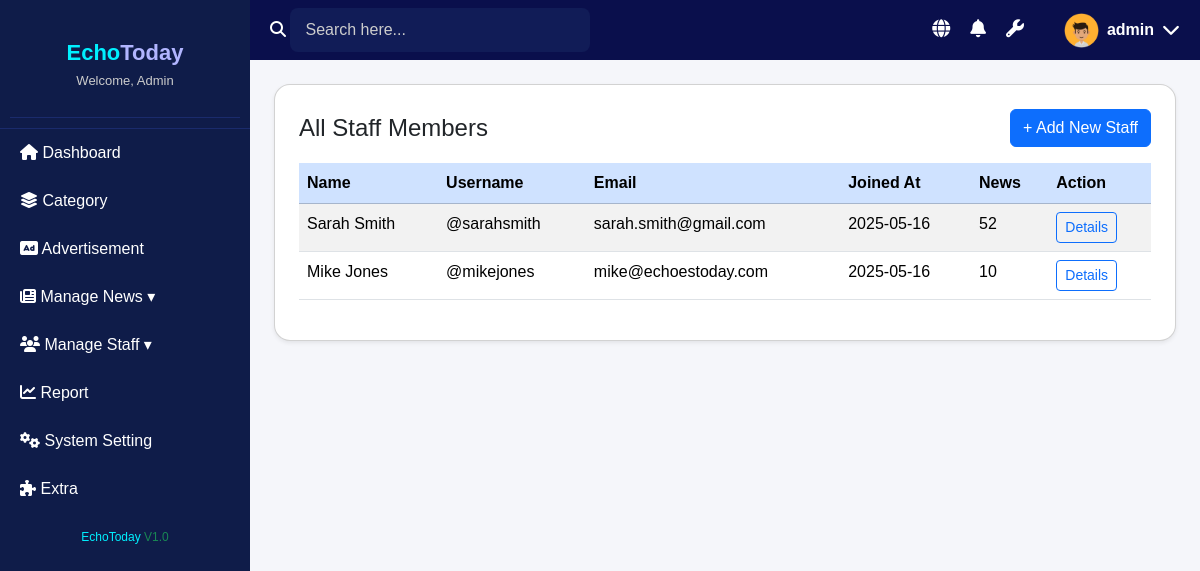
Before: /admin/manage_staff.php with the older database file.
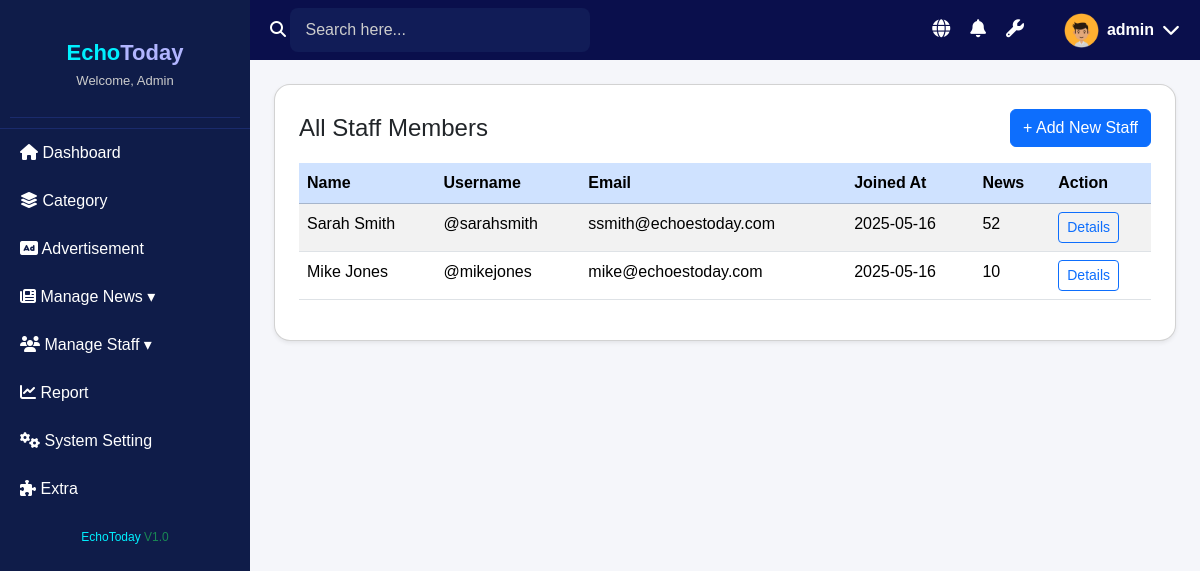
After: the same page with the newer database file.
### tables this page shows
CREATE TABLE `users` (
  `id` int(11) NOT NULL,
  `username` varchar(50) NOT NULL,
  `password` varchar(255) NOT NULL,
  `email` varchar(100) NOT NULL,
  `role` enum('admin','journalist') NOT NULL,
  `first_name` varchar(50) NOT NULL,
  `last_name` varchar(50) NOT NULL,
  `bio` text DEFAULT NULL,
  `profile_image` varchar(255) DEFAULT NULL,
  `status` enum('active','inactive') DEFAULT 'active',
  `created_at` timestamp NOT NULL DEFAULT current_timestamp(),
  `updated_at` timestamp NOT NULL DEFAULT current_timestamp() ON UPDATE current_timestamp()
);

### admin/manage_staff.php (the view, shortened to what this page needs)
<?php
include('../includes/db_connection.php');
$staff_id = isset($_GET['id']) && is_numeric($_GET['id']) ? intval($_GET['id']) : null;
$user = null;
$status = $_GET['status'] ?? 'all';
$search = $_GET['search'] ?? '';
$category = $_GET['category'] ?? '';
$date = $_GET['date'] ?? '';
$categories = mysqli_query($conn, "SELECT id, name FROM categories ORDER BY name");
$pageTitles = [
    'all' => 'All News',
    'published' => 'Approved News',
    'pending_review' => 'Pending News',
    'rejected' => 'Rejected News'
];
?>
<!DOCTYPE html>
<html lang="en">
<head>
  <link rel="stylesheet" href="https://cdn.jsdelivr.net/npm/bootstrap@5.3.2/dist/css/bootstrap.min.css">
  <link rel="stylesheet" href="css/admin_style.css">
  <link rel="stylesheet" href="https://cdnjs.cloudflare.com/ajax/libs/font-awesome/6.0.0-beta3/css/all.min.css">
</head>
<body>
<?php include('admin_header.php'); ?>
<?php include('admin_sidebar.php'); ?>
<div class="main-content px-4 pt-4">
  <div class="card p-4 shadow-sm bg-white rounded-4">
<?php if ($staff_id): ?>
  <?php
    $query = "
      SELECT a.*, u.first_name, u.last_name, c.name AS category_name
      FROM articles a
      LEFT JOIN users u ON a.author_id = u.id
      LEFT JOIN categories c ON a.category_id = c.id
      WHERE a.author_id = $staff_id
    ";
    if ($status !== 'all') {
        $safeStatus = mysqli_real_escape_string($conn, $status);
        $query .= " AND a.status = '$safeStatus'";
    }
    if (!empty($category)) {
        $safe_category = intval($category);
        $query .= " AND a.category_id = $safe_category";
    }
    if (!empty($date)) {
        $dates = explode('-', $date);
        if (count($dates) === 2) {
            $start = trim($dates[0]);
            $end = trim($dates[1]);
            $query .= " AND DATE(a.created_at) BETWEEN '$start' AND '$end'";
        }
    }
    if (!empty($search)) {
        $safe_search = mysqli_real_escape_string($conn, $search);
        $query .= " AND (
            CONCAT(u.first_name, ' ', u.last_name) LIKE '%$safe_search%' OR
            u.username LIKE '%$safe_search%' OR
            u.email LIKE '%$safe_search%' OR
            a.title LIKE '%$safe_search%'
        )";
    }
    $query .= " ORDER BY a.created_at DESC";
    $result = mysqli_query($conn, $query);
    $staffName = $user ? $user['first_name'] . ' ' . $user['last_name'] : 'Staff';
  ?>
  <h4 class="mb-3"><?= $pageTitles[$status] ?? 'News' ?> by <?= htmlspecialchars($staffName) ?></h4>
  <form method="GET" class="row g-3 align-items-end mb-4">
    <input type="hidden" name="status" value="<?= htmlspecialchars($status) ?>">
    <input type="hidden" name="id" value="<?= $staff_id ?>">
    <div class="col-md-3">
      <input type="text" name="search" class="form-control" placeholder="Search..."
        value="<?= htmlspecialchars($search ?: $staffName) ?>">
    </div>
    <div class="col-md-3">
      <select name="category" class="form-select">
        <option value="">All Categories</option>
        <?php while ($cat = mysqli_fetch_assoc($categories)) : ?>
          <option value="<?= $cat['id'] ?>" <?= ($cat['id'] == $category) ? 'selected' : '' ?>>
            <?= htmlspecialchars($cat['name']) ?>
          </option>
        <?php endwhile; ?>
      </select>
    </div>
    <div class="col-md-3">
      <input type="text" name="date" class="form-control" placeholder="Start Date - End Date" value="<?= htmlspecialchars($date) ?>">
    </div>
    <div class="col-md-3">
      <button type="submit" class="btn btn-primary w-100">Filter</button>
    </div>
  </form>
  <table class="table table-striped">
    <thead class="table-primary">
      <tr>
        <th>Date</th>
        <th>Title</th>
        <th>Category</th>
        <th>Views</th>
        <th>Status</th>
      </tr>
    </thead>
    <tbody>
      <?php while ($row = mysqli_fetch_assoc($result)) : ?>
        <tr>
          <td><?= date("M d, Y", strtotime($row['created_at'])) ?></td>
          <td><?= htmlspecialchars($row['title']) ?></td>
          <td><?= htmlspecialchars($row['category_name']) ?></td>
          <td><?= $row['view_count'] ?></td>
          <td><span class="badge bg-<?= $row['status'] === 'published' ? 'success' : ($row['status'] === 'rejected' ? 'danger' : 'warning') ?>">
            <?= ucfirst($row['status']) ?></span></td>
        </tr>
      <?php endwhile; ?>
    </tbody>
  </table>
<?php else: ?>
  <?php
    $query = "
      SELECT u.*, COUNT(a.id) AS article_count
      FROM users u
      LEFT JOIN articles a ON a.author_id = u.id
      WHERE u.role != 'admin'
      GROUP BY u.id
      ORDER BY u.created_at DESC
    ";
    $result = mysqli_query($conn, $query);
  ?>
  <div class="d-flex justify-content-between align-items-center mb-3">
    <h4 class="mb-0">All Staff Members</h4>
    <button type="button" class="btn btn-primary" data-bs-toggle="modal" data-bs-target="#addStaffModal">+ Add New Staff</button>
  </div>
  <table class="table table-striped">
    <thead class="table-primary">
      <tr>
        <th>Name</th>
        <th>Username</th>
        <th>Email</th>
        <th>Joined At</th>
        <th>News</th>
        <th>Action</th>
      </tr>
    </thead>
    <tbody>
      <?php while ($row = mysqli_fetch_assoc($result)) : ?>
        <tr>
          <td><?= htmlspecialchars($row['first_name'] . ' ' . $row['last_name']) ?></td>
          <td>@<?= htmlspecialchars($row['username']) ?></td>
          <td><?= htmlspecialchars($row['email']) ?></td>
          <td><?= date("Y-m-d", strtotime($row['created_at'])) ?></td>
          <td><?= $row['article_count'] ?></td>
          <td><a href="staff_detail.php?id=<?= $row['id'] ?>" class="btn btn-outline-primary btn-sm">Details</a></td>
        </tr>
      <?php endwhile; ?>
    </tbody>
  </table>
<?php endif; ?>
  </div>
</div>
</body>
</html>

### admin/admin_header.php (shortened to what this page needs)
<link rel="stylesheet" href="css/admin_style.css">
<link rel="stylesheet" href="https://cdnjs.cloudflare.com/ajax/libs/font-awesome/6.5.0/css/all.min.css">
<div class="top-header">
 <div class="search-bar">
  <i class="fas fa-search"></i>
  <input type="text" placeholder="Search here...">
</div>
  <div class="header-icons">
    <a href="http://localhost/Echoes-of-today-Newspaper/public/index.php" target="_blank" title="Visit Website">
      <i class="fas fa-globe"></i>
    </a>
    <a href="notifications.php" title="Notifications">
      <i class="fas fa-bell"></i>
    </a>
    <a href="settings.php" title="Settings">
      <i class="fas fa-wrench"></i>
    </a>
    <div class="profile-dropdown" onclick="toggleDropdown()">
      <img src="uploads/1747995328_adminPfp.png" alt="Profile" class="profile-img">
      <span class="username">admin</span>
      <i class="fas fa-chevron-down"></i>
    </div>
  </div>
</div>

### admin/admin_sidebar.php (shortened to what this page needs)
<div class="sidebar">
  <div class="logo">
    <link rel="stylesheet" href="css/admin_style.css">
    <div class="logo">
  <h2><span class="brand-primary">Echo</span><span class="brand-secondary">Today</span></h2>
  <p class="welcome-text">Welcome, Admin</p>
</div>
  </div>
  <nav class="nav-menu">
    <ul>
      <li><a href="dashboard.php"><i class="fas fa-home"></i> Dashboard</a></li>
      <li><a href="category.php"><i class="fas fa-layer-group"></i> Category</a></li>
      <li><a href="advertisement.php"><i class="fas fa-ad"></i> Advertisement</a></li>
      <li class="dropdown">
        <a href=""><i class="fas fa-newspaper"></i> Manage News ▾</a>
      </li>
      <li class="dropdown">
  <a href="#"><i class="fas fa-users"></i> Manage Staff ▾</a>
</li>
      <li><a href="report.php"><i class="fas fa-chart-line"></i> Report</a></li>
      <li><a href="settings.php"><i class="fas fa-cogs"></i> System Setting</a></li>
      <li><a href="extra.php"><i class="fas fa-puzzle-piece"></i> Extra</a></li>
    </ul>
  </nav>
  <div class="version">EchoToday <span class="text-success">V1.0</span></div>
</div>

### admin/css/admin_style.css (style rules this page uses)
body { margin: 0; font-family: Arial, sans-serif; background: #f5f6fa; }
.sidebar { width: 250px; background-color: #0f1c49; color: white; height: 100vh; position: fixed; top: 0; left: 0; overflow-y: auto; scrollbar-width: thin; scrollbar-color: #5a5aff #0f1c49; }
.nav-menu ul { list-style: none; margin: 0; padding: 0; }
.nav-menu ul li { position: relative; }
.nav-menu ul li a { display: block; color: white; text-decoration: none; padding: 12px 20px; transition: background 0.3s; }
.sidebar .version { text-align: center; padding: 15px; font-size: 12px; color: #00f0ff; }
.logo { text-align: center; padding: 20px 10px 10px; border-bottom: 1px solid #1a2b6c; }
.logo h2 { margin: 0; font-size: 22px; font-weight: bold; }
.brand-primary { color: #00f0ff; }
.brand-secondary { color: #b1b5ff; }
.welcome-text { margin-top: 5px; font-size: 13px; color: #ccc; }
.header-icons a { color: white; text-decoration: none; }
.top-header { display: flex; justify-content: space-between; align-items: center; background-color: #0a0f4c; padding: 10px 20px; height: 60px; color: white; position: fixed; top: 0; left: 250px; right: 0; z-index: 1000; }
.search-bar input { background-color: #111c57; border: none; padding: 10px 15px; border-radius: 8px; width: 300px; color: white; }
.search-bar input::placeholder { color: #ccc; }
.header-icons { display: flex; align-items: center; gap: 20px; }
.header-icons i { font-size: 18px; cursor: pointer; }
.profile-dropdown { display: flex; align-items: center; gap: 8px; margin-left: 20px; }
.profile-img { width: 35px; height: 35px; border-radius: 50%; object-fit: cover; }
.username { font-weight: bold; user-select: none; cursor: default; }
.profile-dropdown { display: flex; align-items: center; gap: 8px; margin-left: 20px; cursor: pointer; user-select: none; }
.main-content { margin-left: 250px; padding-top: 80px; padding: 20px; min-height: 100vh; background-color: #f5f6fa; }
.main-content { margin-left: 250px; padding: 50px; background-color: #f5f6fa; min-height: 100vh; }

### admin/manage_staff.php (style rules this page uses)
.main-content { margin-left: 250px; margin-top: 60px; padding: 30px; background-color: #f8f9fa; min-height: 100vh; }

Changed rows visible on the page:
changed users "Sarah Smith": email "sarah.smith@gmail.com" → "ssmith@echoestoday.com"
